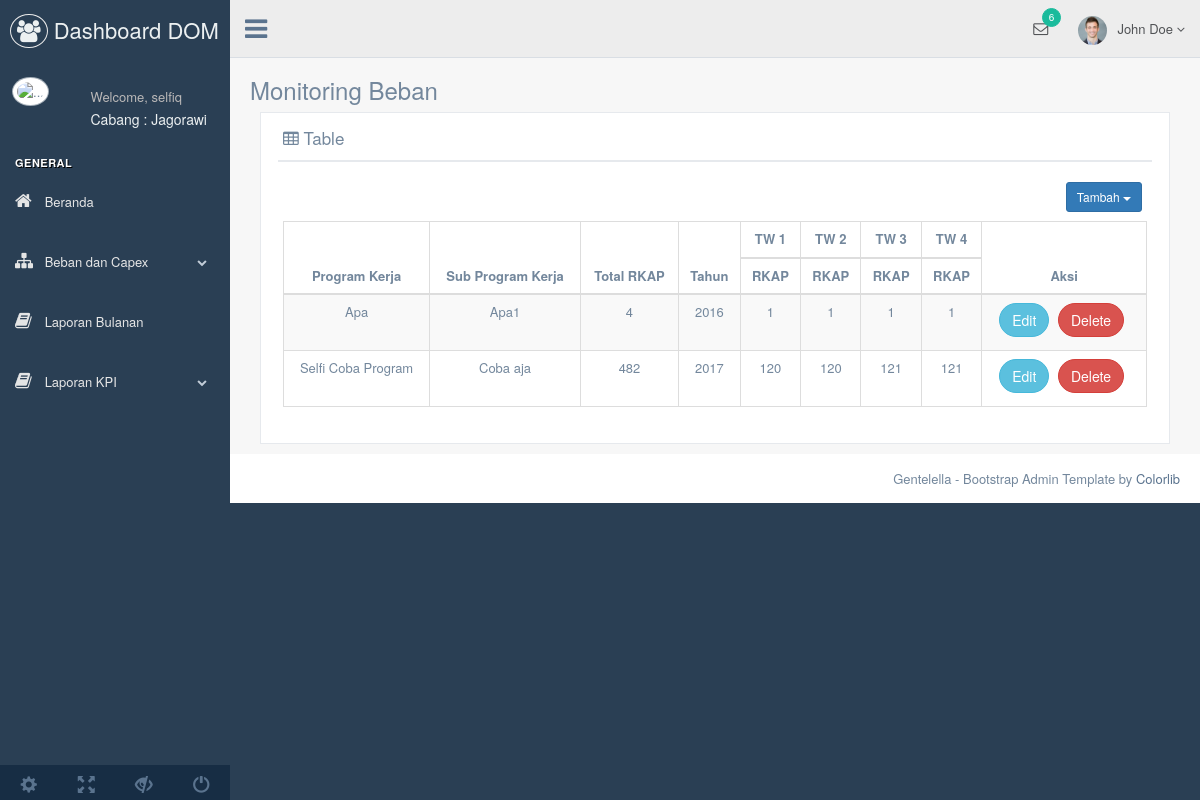
/rencana_bpt.php (signed in), run on an earlier commit of the app's database.
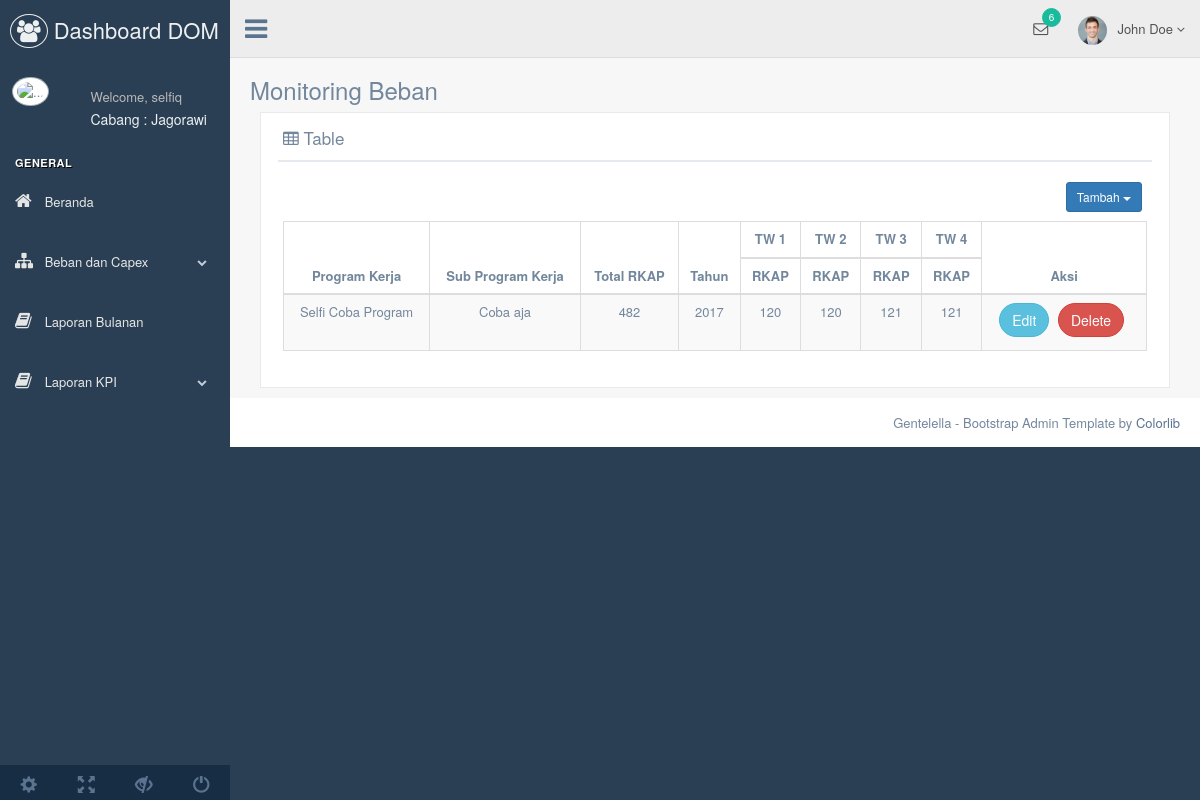
And on a later commit of the database.
### tables this page shows
CREATE TABLE `beban_rencana` (
  `id_twrc` int(11) NOT NULL,
  `id_sp` int(11) NOT NULL,
  `tahun` int(4) NOT NULL,
  `stat_twrc` int(1) NOT NULL,
  `rkap` decimal(20,0) NOT NULL,
  `jenis` varchar(10) NOT NULL
);

CREATE TABLE `program_kerja` (
  `id_pk` int(255) NOT NULL,
  `MA` varchar(1000) NOT NULL,
  `nama_pk` text NOT NULL,
  `id_cabang` int(30) NOT NULL,
  `jenis` varchar(20) NOT NULL
);

CREATE TABLE `sub_program` (
  `id_sp` int(255) NOT NULL,
  `nama_sp` varchar(1000) NOT NULL,
  `id_pk` int(10) NOT NULL,
  `id_cabang` int(30) NOT NULL,
  `jenis` varchar(20) NOT NULL
);

### rencana_bpt.php (the view, shortened to what the changed rows need)
<?php
include ('connect.php');
  $iduser = $_SESSION['id_user'];
?>
<!DOCTYPE html>
<html lang="en">
<?php include 'templates/head.php' ?>
  <body class="nav-md">
    <div class="container body">
      <div class="main_container">
        <div class="col-md-3 left_col">
          <div class="left_col scroll-view">
           <?php include'templates/headmenu.php' ?>
            <br />
          </div>
        </div>
        <div class="right_col" role="main">
          <div class="">
            <div class="">
              <div class="col-md-12 col-sm-12 col-xs-12">
                <div class="x_panel">
                  <div class="x_title">
                    <h2><i class="fa fa-table"></i> Table <small>Data Beban Cabang <?php echo $namacabang; ?> </small></h2>
                  </div>
                  <div class="x_content">
                      <table id="datatable-keytable"  class="table table-striped table-bordered text-center" >
                            <thead >
                              <tr >
                                <th rowspan="2">Program Kerja</th>
                                <th rowspan="2">Sub Program Kerja</th>
                                <th rowspan="2">Total RKAP</th>
                                <th rowspan="2">Tahun</th>
                                <th colspan="1">TW 1</th>
                								<th colspan="1">TW 2</th>
                								<th colspan="1">TW 3</th>
                								<th colspan="1">TW 4</th>
                								<th rowspan="2">Aksi</th>
                              </tr>
                              <tr>
                                <th>RKAP</th>
                								<th>RKAP</th>
                								<th>RKAP</th>
                								<th>RKAP</th>
                              </tr>
                            </thead>
                            <tbody>
                            <?php
                            $listTW = mysqli_query($connect, "SELECT * FROM beban_rencana, sub_program WHERE sub_program.id_sp = beban_rencana.id_sp AND stat_twrc = '1' AND sub_program.id_cabang = '$idcabang' AND beban_rencana.jenis ='bpt' AND sub_program.jenis='beban' ");
                            while($datalistTW = mysqli_fetch_array($listTW)){
								$idpklist = $datalistTW['id_pk'];
								$idspklist = $datalistTW['id_sp'];
								$tahun= $datalistTW['tahun'];
								$jmlrkap = mysqli_query($connect, "SELECT * FROM beban_rencana WHERE id_sp = '$idspklist' AND tahun = '$tahun'");
								$qty= 0;
								while ($num = mysqli_fetch_array($jmlrkap)) {
									$qty += $num['rkap'];}
								$dataprogramkerja = mysqli_fetch_array(mysqli_query($connect, "SELECT * FROM program_kerja WHERE id_pk = '$idpklist'"));
								$datasubprogramkerja= mysqli_fetch_array(mysqli_query($connect, "SELECT * FROM sub_program WHERE id_sp = '$idspklist'"));
								$datatwrc1 = mysqli_fetch_array(mysqli_query($connect, "SELECT * FROM beban_rencana WHERE id_sp = '$idspklist' AND tahun = '$tahun' AND stat_twrc = '1'"));
								$datatwrc2 = mysqli_fetch_array(mysqli_query($connect, "SELECT * FROM beban_rencana WHERE id_sp = '$idspklist' AND tahun = '$tahun' AND stat_twrc = '2'"));
								$datatwrc3 = mysqli_fetch_array(mysqli_query($connect, "SELECT * FROM beban_rencana WHERE id_sp = '$idspklist' AND tahun = '$tahun' AND stat_twrc = '3'"));
								$datatwrc4 = mysqli_fetch_array(mysqli_query($connect, "SELECT * FROM beban_rencana WHERE id_sp = '$idspklist' AND tahun = '$tahun' AND stat_twrc = '4'"));
                            ?>
                              <tr >
                                <td><?php echo $dataprogramkerja['nama_pk'] ?></td>
                                <td><?php echo $datasubprogramkerja['nama_sp'] ?></td>
                                <td><?php echo $qty;?></td>
                                <td><?php echo $datalistTW['tahun'] ?></td>
                                <td><?php echo $datatwrc1['rkap'] ?></td>
                                <td><?php echo $datatwrc2['rkap'] ?></td>
                                <td><?php echo $datatwrc3['rkap'] ?></td>
                								<td><?php echo $datatwrc4['rkap'] ?></td>
                								<td>
                								<button type="button" class="btn btn-round btn-info" class="btn btn-primary" data-toggle="modal" data-target=".bs-edit-modal"
                								 data-id-twrc1 ="<?php echo $datatwrc1['id_twrc'];?>"
                								 data-id-twrc2 ="<?php echo $datatwrc2['id_twrc'];?>"
                								 data-id-twrc3 ="<?php echo $datatwrc3['id_twrc'];?>"
                								 data-id-twrc4 ="<?php echo $datatwrc4['id_twrc'];?>"
                								 data-twrc1="<?php echo $datatwrc1['rkap'] ?>" data-twrc2="<?php echo $datatwrc2['rkap'] ?>" data-twrc3="<?php echo $datatwrc3['rkap'] ?>" data-twrc4="<?php echo $datatwrc1['rkap'] ?>">
                								 Edit
                								 </button>
                								 <button type="button" class="btn btn-round btn-danger" class="btn btn-primary" data-toggle="modal" data-target=".bs-delete-modal"
                								 data-id-twrc1 ="<?php echo $datatwrc1['id_twrc'];?>"
                								 data-id-twrc2 ="<?php echo $datatwrc2['id_twrc'];?>"
                								 data-id-twrc3 ="<?php echo $datatwrc3['id_twrc'];?>"
                								 data-id-twrc4 ="<?php echo $datatwrc4['id_twrc'];?>">
                								 Delete
                								 </button>
                								 </td>
                              </tr>
                              <?php } ?>
                            </tbody>
                          </table>
                  </div>
                </div>
              </div>
            </div>
          </div>
        </div>
      </div>
    </div>
  </body>
</html>

What changed in the data, as far as the page shows it:
removed beban_rencana: program_kerja.nama_pk "Apa", id_sp.nama_sp "Apa1", qty "4", tahun "2016", rkap "1", beban_rencana.rkap "1"
